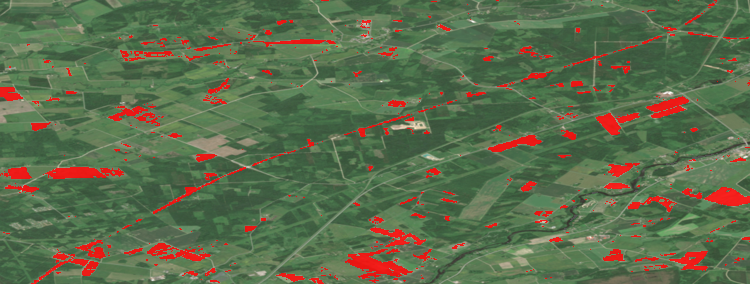
#> input picture reviews/road-like-ndvi-2025-2026-monthly/rounds/round-0002/artifacts/audit-01/inspect/crops/ROI-01-fixed.png, 750 x 284 px; its folder holds only this picture in this run
$ python montage_masks.py
#> lines starting #> are read from the running program, lines starting #| are printed output that depends on the picture
"""Scientific contact sheet; display existing reproduced masks without changing them."""
from pathlib import Path
from PIL import Image,ImageDraw

out=Path(__file__).resolve().parents[1]
methods=['fixed','fixed_and_radar','sigma','sigma_and_radar']
sheet=Image.new('RGB',(1600,1100),'white');draw=ImageDraw.Draw(sheet)
#> after `sheet = Image.new('RGB', (1600, 1100), 'white')`: sheet: PIL image 1600x1100 RGB; every value is 255
for row,rid in enumerate(['ROI-01','ROI-02','CONTROL-01','CONTROL-02']):
    for col,method in enumerate(methods):
        im=Image.open(out/'inspect/crops'/f'{rid}-{method}.png').convert('RGB')
        if rid.startswith('CONTROL'):
            im=im.resize((216,216),Image.Resampling.NEAREST)
        else:
            im.thumbnail((388,220))
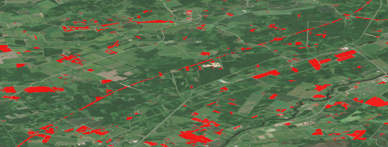
#> im: PIL image 388x147 RGB; mean R, G, B 93, 108.3, 76.5
        x=col*400;y=row*275
        draw.text((x+5,y+6),rid+' '+method,fill='black');sheet.paste(im,(x+5,y+28))
#> after `sheet.paste(im, (x + 5, y + 28))`:
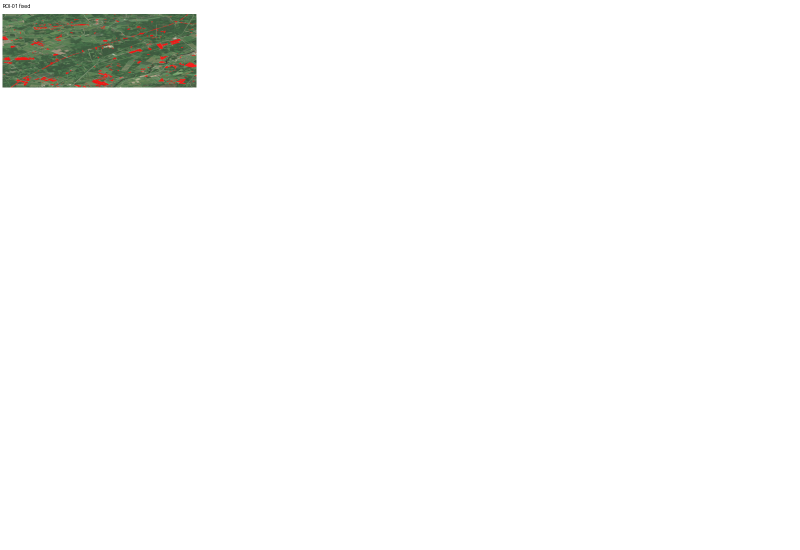
#> sheet: PIL image 1600x1100 RGB (shown at 1/2 size); mean R, G, B 249.7, 250.2, 249.2
#> (the run stopped early here; a loop or call above may not have finished)
